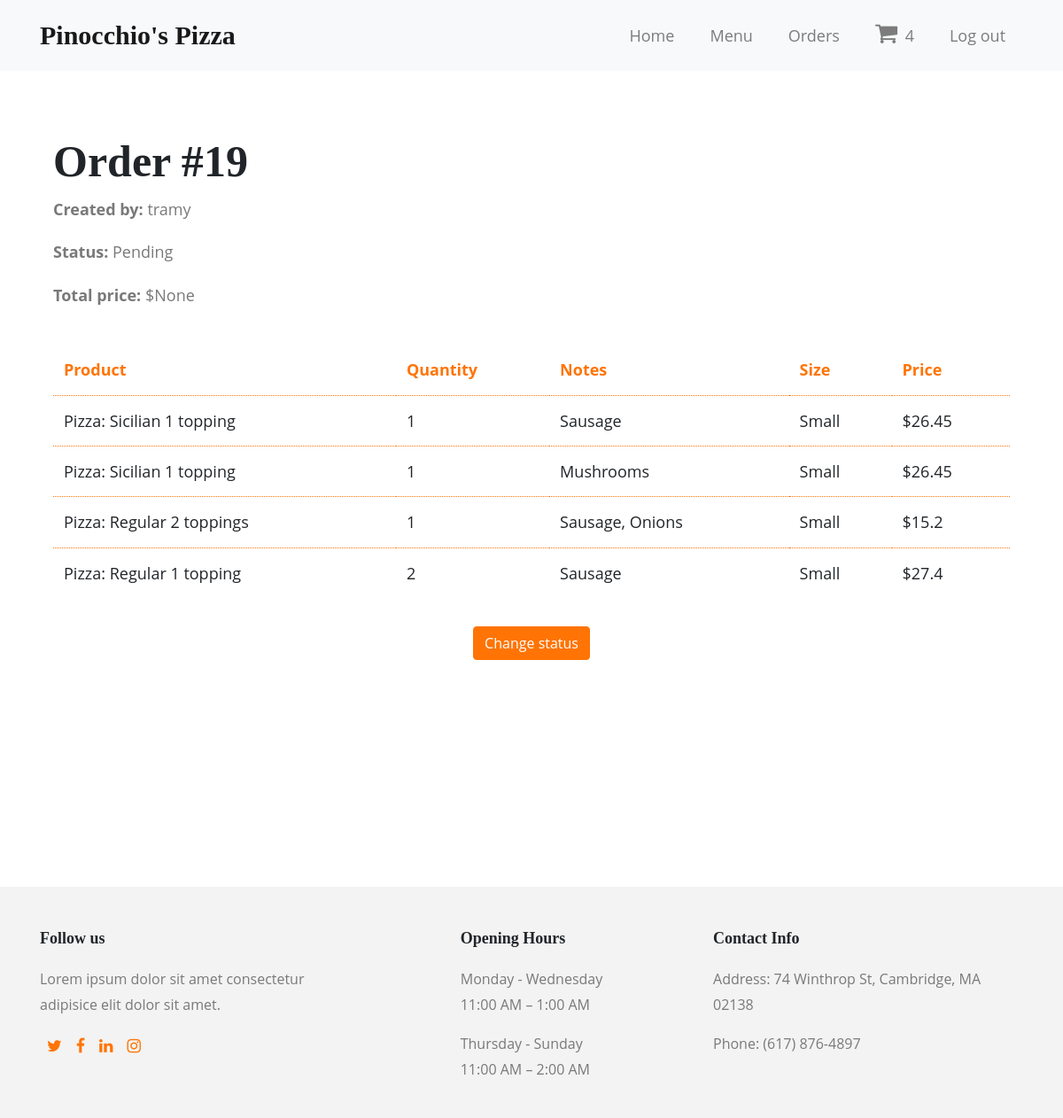
Page /order/19 (signed in) on the earlier database version.
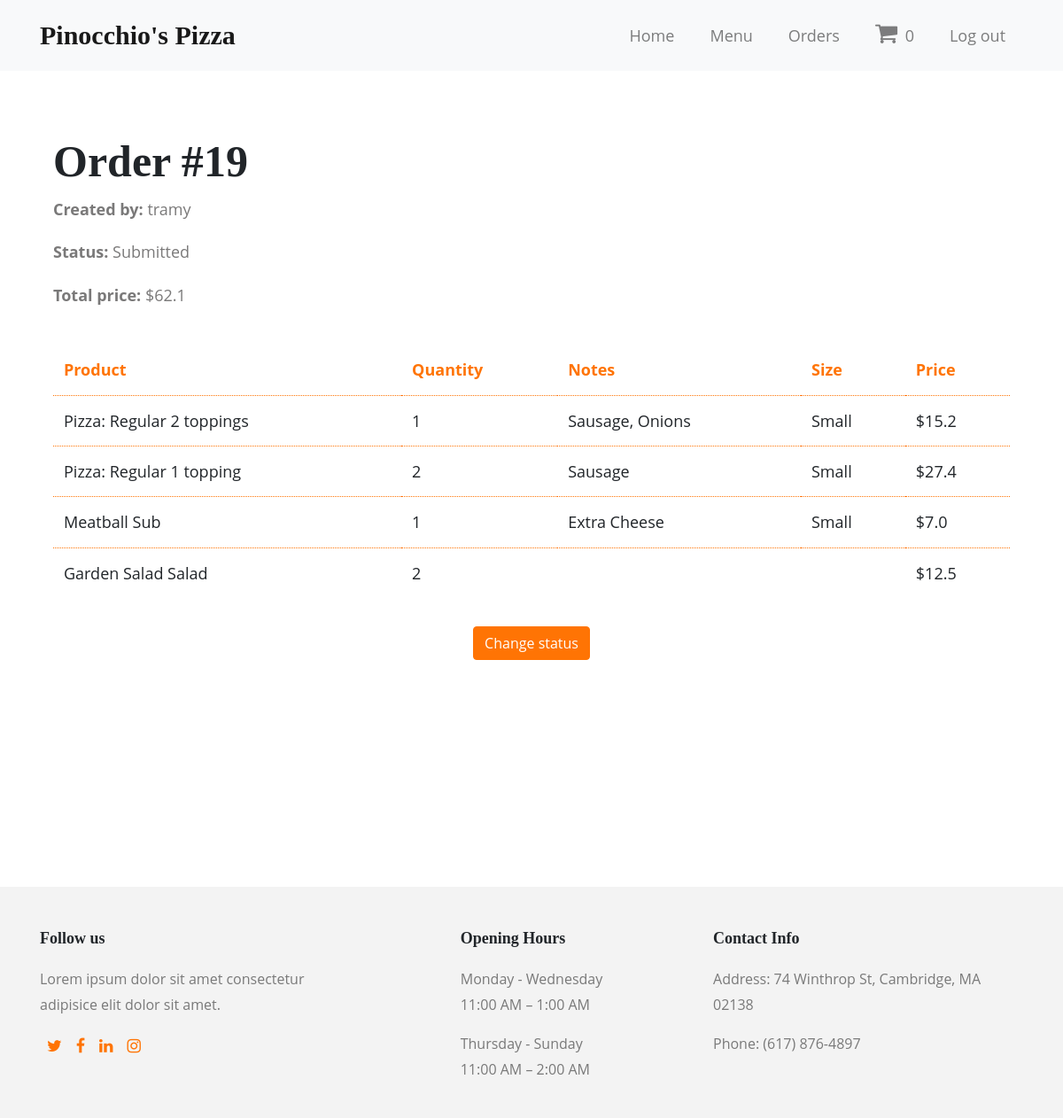
Same page on the later database version.
### orders/models.py (models this page shows, shortened)
class Order(models.Model):
    created_by = models.ForeignKey(User, on_delete=models.SET_NULL, null=True, blank=True)
    time = models.DateTimeField(auto_now=True)
    status_choices = [
        ('p', 'Pending'),
        ('s', 'Submitted'),
        ('pr', 'Processing'),
        ('c', 'Completed'),
    ]
    status = models.CharField(choices=status_choices, max_length=2, blank=False, default='p')
    total_price = models.FloatField(null=True)
    class Meta:
        permissions = (("can_change_status", "Change order status"),)

class Item(models.Model):
    item = models.CharField(max_length=64, null=False)
    size_choices = [
        ("", "Please choose size"),
        ('S', 'Small'),
        ('L', 'Large'),
    ]
    size = models.CharField(choices=size_choices, max_length=1, blank=True, default='S')
    quantity_choices = [(i, i) for i in range (1, 11)]
    quantity = models.IntegerField(choices=quantity_choices, default=1)
    topping = models.ManyToManyField(Toppings, blank=True)
    def display_topping(self):
        return ', '.join(topping.topping for topping in self.topping.all()[:5])
    display_topping.short_description = 'Topping'
    subx = models.ManyToManyField(SubsType, blank=True,
        limit_choices_to=Q(subs_extra=True) | Q(steak_subs_extra=True))
    def display_subx(self):
        return ', '.join(subx.name for subx in self.subx.all()[:4])
    display_subx.short_description = 'Sub Extra'
    price = models.FloatField()
    status_choices = [
        ('p', 'Pending'),
        ('s', 'Submitted'),
        ('pr', 'Processing'),
        ('c', 'Completed'),
    ]
    status = models.CharField(choices=status_choices, max_length=2, blank=True, default='p')
    order_id = models.ForeignKey(Order, on_delete=models.SET_NULL, null=True, blank=True)
    created_by = models.ForeignKey(User, on_delete=models.SET_NULL, null=True, blank=True)

class Toppings(models.Model):
    topping = models.CharField(max_length=64)

class SubsType(models.Model):
    name = models.CharField(max_length=64)
    subs_extra = models.BooleanField(default=False) # Extra toppings for subs
    steak_subs_extra = models.BooleanField(default=False) # limited to Steak subs

### orders/views.py (the view)
# urls.py: path('order/<int:pk>', views.OrderDetailView.as_view(), name="order-detail"),
class OrderDetailView(generic.DetailView):
    model = Order
    def get_context_data(self, **kwargs):
        cart_num = len(Item.objects.filter(created_by=self.request.user).filter(status__exact='p'))
        context = super(OrderDetailView, self).get_context_data(**kwargs)
        context['cart_num'] = cart_num
        return context

### orders/templates/orders/order_detail.html (shortened to what this page needs)
{% extends "base_generic.html" %}
{% block main %}
<div class="container my-5 pb-5">
    <div class="row mx-0">
        <div class="my-4 single-order-heading">
            <h2>Order #{{ order.id }}</h2>
            <p><b>Created by: </b>{{ order.created_by }}
            <p><b>Status: </b>{{ order.get_status_display }}</p>
            <p><b>Total price: </b>${{ order.total_price }}</p>
        </div>
    </div>
    <table class="table">
        <thead>
            <tr>
                <th scope="col">Product</th>
                <th scope="col">Quantity</th>
                <th scope="col">Notes</th>
                <th scope="col">Size</th>
                <th scope="col">Price</th>
            </tr>
        </thead>
        <tbody>
            {% for item in order.item_set.all %}
            <tr>
                <td>{{ item.item }}</td>
                <td>{{ item.quantity }}</td>
                {% if item.display_topping %}
                <td>{{ item.display_topping }}</td>
                {% elif item.display_subx %}
                <td>{{ item.display_subx}}</td>
                {% else %}
                <td></td>
                {% endif %}
                {% if item.get_size_display == 'Please choose size' %}
                <td></td>
                {% else %}
                <td>{{ item.get_size_display }}</td>
                {% endif %}
                <td>$<span class="item-price">{{ item.price }}</span></td>
            </tr>
            {% endfor %}
        </tbody>
    </table>
    {% if perms.orders.can_change_status %}
        <div class="text-center py-3">
            <a href="{% url 'change-order-status' order.pk %}">
                <button class="btn btn-primary" type="submit">Change status</button>
            </a>
        </div>
    {% endif %}
</div>
{% endblock %}

### orders/templates/base_generic.html (shortened to what this page needs)
<!DOCTYPE html>
<html>
    <head>
        <link rel="stylesheet" href="https://stackpath.bootstrapcdn.com/bootstrap/4.3.1/css/bootstrap.min.css"
>
        <link rel="stylesheet" href="https://unpkg.com/aos@next/dist/aos.css" />
        {% load static %}
        <link rel="stylesheet" href="{% static 'orders/style.css' %}">
        <link href="https://stackpath.bootstrapcdn.com/font-awesome/4.7.0/css/font-awesome.min.css" rel="stylesheet">
    </head>
    <body data-spy="scroll" data-target="#toc">
        <nav class="navbar navbar-expand-lg navbar-light bg-light screen-only">
            <div class="container">
                <a class="navbar-brand" href="{% url 'index' %}">Pinocchio's Pizza</a>
                <div class="collapse navbar-collapse" id="navbarNav">
                    <ul class="navbar-nav ml-auto">
                        <li class="nav-item">
                            <a class="nav-link" href="{% url 'index' %}">Home</a>
                        </li>
                        <li class="nav-item">
                            <a class="nav-link" href="{% url 'menu' %}">Menu</a>
                        </li>
                    {% if user.is_authenticated %}
                        <li class="nav-item">
                            <a class="nav-link" href="{% url 'orders' %}">Orders</a>
                        </li>
                        <li class="nav-item">
                            <a class="nav-link" href="{% url 'cart' %}">
                                <i class="fa fa-shopping-cart" style="font-size: 1.5em;"></i>
                                <span class="ml-1 cart-num">{{ cart_num }}</span>
                            </a>
                        </li>
                        <li class="nav-item">
                            <a class="nav-link" href="{% url 'logout' %}">Log out</a>
                        </li>
                    {% endif %}
                    </ul>
                </div>
            </div>
        </nav>
        <main>
            <div class="container my-5 pb-5">
                {% block main %}{% endblock %}
            </div>
        </main>
        <footer class="mt-5 site-footer">
            <div class="container">
                <div class="row">
                    <div class="col-md-4 mt-5 mb-md-4">
                        <h3>Follow us</h3>
                        <p>Lorem ipsum dolor sit amet consectetur adipisice elit dolor sit amet.</p>
                        <ul class="list-unstyled footer-link d-flex footer-social">
                            <li><a href="#" class="p-2"><span class="fa fa-twitter"></span></a></li>
                            <li><a href="#" class="p-2"><span class="fa fa-facebook"></span></a></li>
                            <li><a href="#" class="p-2"><span class="fa fa-linkedin"></span></a></li>
                            <li><a href="#" class="p-2"><span class="fa fa-instagram"></span></a></li>
                        </ul>
                    </div>
                    <div class="col-md-auto mx-auto mt-4 mt-md-5 mb-md-4">
                        <h3>Opening Hours</h3>
                        <p><strong class="d-block font-weight-normal text-black">Monday - Wednesday</strong>11:00 AM – 1:00 AM</p>
                        <p><strong class="d-block font-weight-normal text-black">Thursday - Sunday</strong>11:00 AM – 2:00 AM</p>
                    </div>
                    <div class="col-md-4 mt-4 mt-md-5 mb-md-4">
                        <h3>Contact Info</h3>
                        <ul class="list-unstyled footer-link">
                            <li class="d-block">
                                <p>Address: 74 Winthrop St, Cambridge, MA 02138</p></li>
                            <li class="d-block">
                                <p>Phone: (617) 876-4897</p>
                            </li>
                        </ul>
                    </div>
                </div>
            </div>
        </footer>
    </body>
</html>

### orders/static/orders/style.css (style rules this page uses)
body { font-family: "Open Sans", Arial, sans-serif; font-size: 19px; font-weight: 400; line-height: 1.8; display: flex; min-height: 100vh; flex-direction: column; }
main { flex: 1; }
footer p { font-size: 16px; color: rgb(121, 121, 121); }
h1, h2, h3, h4, h5 { font-family: 'DM Serif Display', serif; font-weight: 800; }
h2 { font-size: 50px; }
p { color: rgb(122, 121, 121); margin-top: 0; margin-bottom: 1rem; }
@media (max-width: 1200px) { body { font-size: 18px; } }
.site-footer { background: rgb(243, 243, 243); }
.site-footer h3 { font-size: 18px; margin-bottom: 20px; font-weight: 700; }
.footer-link a { color: #ff7404; }
.btn-primary { color: white; border-color: #ff7404; background-color: #ff7404; }
a { color: #999; }
.navbar-brand { font-family: 'DM Serif Display', serif; font-weight: 900; font-size: 30px; }
.navbar-nav>.nav-item>.nav-link { font-size: 18px; padding-left: 20px; padding-right: 20px; font-weight: 400; }
.table thead th { color: #ff7404; border-bottom: none; border-top: none; }
.table td { border-top: 1px dotted #ff7404; }

Differences in the rows shown:
removed Item: item "Pizza: Sicilian 1 topping", quantity "1", display_topping "Sausage", size "Small", price "26.45"
removed Item: item "Pizza: Sicilian 1 topping", quantity "1", display_topping "Mushrooms", size "Small", price "26.45"
changed Order "tramy": status "Pending" → "Submitted"; total_price "None" → "62.1"
added Item: item "Meatball Sub", quantity "1", display_subx "Extra Cheese", size "Small", price "7.0"
added Item: item "Garden Salad Salad", quantity "2", price "12.5"
Other differences:
{{ cart_num }}: "4" → "0"
